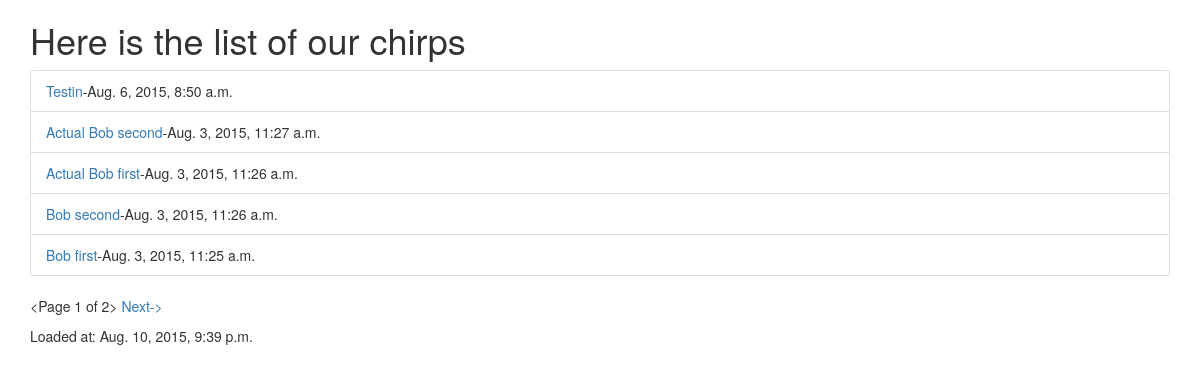
The page /updates/ on the database as committed earlier.
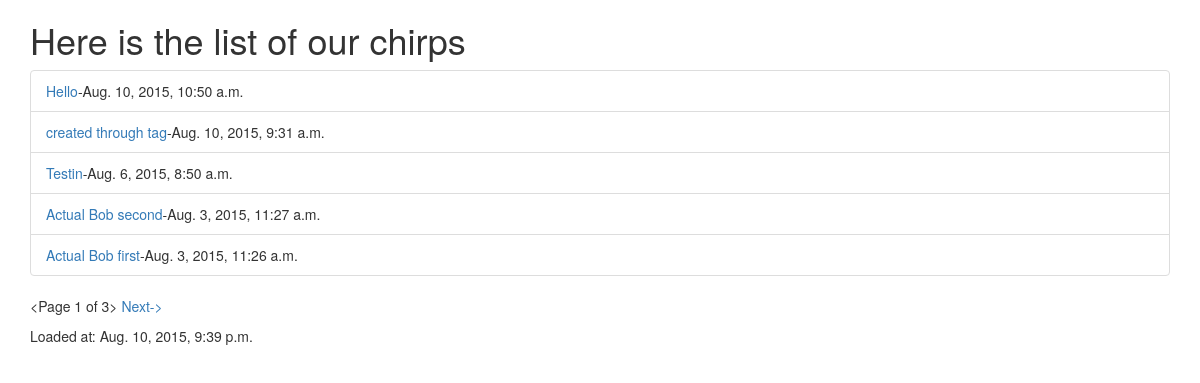
The same page on the database as committed later.
### updates/models.py (models this page shows, shortened)
class Chirp(models.Model):
    author = models.ForeignKey(User)
    message = models.CharField(max_length=140,
                               validators=[MinLengthValidator(5, message="Type more than 5 characters lazy ass")])
    title = models.CharField(max_length=30)
    posted_at = models.DateTimeField()

### updates/views.py (the view)
class ChirpList(ListView):
    model = Chirp
    template_name = "updates/list_chirps.html"
    queryset = Chirp.objects.all().order_by('-posted_at')
    paginate_by = 5
    def get_context_data(self, **kwargs):
        context = super(ChirpList, self).get_context_data(**kwargs)
        context['page_load'] = datetime.datetime.now()
        return context

### templates/updates/list_chirps.html (shortened to what this page needs)
{% extends "base.html" %}
{% load bootstrap3 %}
{% block content %}
    <h1>Here is the list of our chirps</h1>
    <ul class="list-group">
        {% for chirp in chirp_list %}
            <li class="list-group-item"><a href="{% url 'detail_chirp' chirp.id %}">{{ chirp.title }}</a>-{{ chirp.posted_at }}</li>
        {% endfor %}
    </ul>
    {% if is_paginated %}
    <p>
        {{ page_obj }}
        {% if page_obj.has_next %}
            <a href="{% url 'list_chirps' %}?page={{ page_obj.next_page_number }}">Next-></a>
        {% endif %}
    </p>
    {% endif %}
    <p>
        Loaded at: {{ page_load }}
    </p>
{% endblock %}

Rows that differ between the two databases and show on the page:
no longer on this page (row edited): Chirp: title "Bob second", posted_at "Aug. 3, 2015, 11:26 a.m."
no longer on this page (row edited): Chirp: title "Bob first", posted_at "Aug. 3, 2015, 11:25 a.m."
added Chirp: title "Hello", posted_at "Aug. 10, 2015, 10:50 a.m."
added Chirp: title "created through tag", posted_at "Aug. 10, 2015, 9:31 a.m."
Other text that changed with them:
{{ page_obj }}: "<Page 1 of 2>" → "<Page 1 of 3>"
